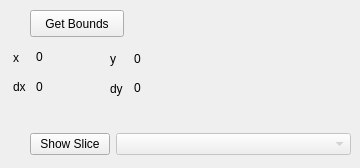
       <widget class="QWidget" name="tab_9">
        <attribute name="title">
         <string>ROI</string>
        </attribute>
        <widget class="QPushButton" name="getBounds_pushButton">
         <property name="geometry">
          <rect>
           <x>30</x>
           <y>10</y>
           <width>94</width>
           <height>27</height>
          </rect>
         </property>
         <property name="sizePolicy">
          <sizepolicy hsizetype="Fixed" vsizetype="Fixed">
           <horstretch>0</horstretch>
           <verstretch>0</verstretch>
          </sizepolicy>
         </property>
         <property name="text">
          <string>Get Bounds</string>
         </property>
        </widget>
        <widget class="QLabel" name="label_2">
         <property name="geometry">
          <rect>
           <x>13</x>
           <y>49</y>
           <width>16</width>
           <height>17</height>
          </rect>
         </property>
         <property name="sizePolicy">
          <sizepolicy hsizetype="Fixed" vsizetype="Fixed">
           <horstretch>0</horstretch>
           <verstretch>0</verstretch>
          </sizepolicy>
         </property>
         <property name="text">
          <string>x</string>
         </property>
        </widget>
        <widget class="QLabel" name="label_3">
         <property name="geometry">
          <rect>
           <x>13</x>
           <y>78</y>
           <width>17</width>
           <height>17</height>
          </rect>
         </property>
         <property name="sizePolicy">
          <sizepolicy hsizetype="Fixed" vsizetype="Fixed">
           <horstretch>0</horstretch>
           <verstretch>0</verstretch>
          </sizepolicy>
         </property>
         <property name="text">
          <string>dx</string>
         </property>
        </widget>
        <widget class="QLabel" name="xstart">
         <property name="geometry">
          <rect>
           <x>36</x>
           <y>49</y>
           <width>71</width>
           <height>16</height>
          </rect>
         </property>
         <property name="sizePolicy">
          <sizepolicy hsizetype="Expanding" vsizetype="Expanding">
           <horstretch>0</horstretch>
           <verstretch>0</verstretch>
          </sizepolicy>
         </property>
         <property name="text">
          <string>0</string>
         </property>
        </widget>
        <widget class="QLabel" name="xdelta">
         <property name="geometry">
          <rect>
           <x>36</x>
           <y>78</y>
           <width>71</width>
           <height>17</height>
          </rect>
         </property>
         <property name="sizePolicy">
          <sizepolicy hsizetype="Expanding" vsizetype="Expanding">
           <horstretch>0</horstretch>
           <verstretch>0</verstretch>
          </sizepolicy>
         </property>
         <property name="text">
          <string>0</string>
         </property>
        </widget>
        <widget class="QLabel" name="label_4">
         <property name="geometry">
          <rect>
           <x>110</x>
           <y>50</y>
           <width>16</width>
           <height>17</height>
          </rect>
         </property>
         <property name="sizePolicy">
          <sizepolicy hsizetype="Fixed" vsizetype="Fixed">
           <horstretch>0</horstretch>
           <verstretch>0</verstretch>
          </sizepolicy>
         </property>
         <property name="text">
          <string>y</string>
         </property>
        </widget>
        <widget class="QLabel" name="label_5">
         <property name="geometry">
          <rect>
           <x>110</x>
           <y>80</y>
           <width>17</width>
           <height>17</height>
          </rect>
         </property>
         <property name="sizePolicy">
          <sizepolicy hsizetype="Fixed" vsizetype="Fixed">
           <horstretch>0</horstretch>
           <verstretch>0</verstretch>
          </sizepolicy>
         </property>
         <property name="text">
          <string>dy</string>
         </property>
        </widget>
        <widget class="QLabel" name="ystart">
         <property name="geometry">
          <rect>
           <x>134</x>
           <y>49</y>
           <width>91</width>
           <height>20</height>
          </rect>
         </property>
         <property name="sizePolicy">
          <sizepolicy hsizetype="Expanding" vsizetype="Expanding">
           <horstretch>0</horstretch>
           <verstretch>0</verstretch>
          </sizepolicy>
         </property>
         <property name="text">
          <string>0</string>
         </property>
        </widget>
        <widget class="QLabel" name="ydelta">
         <property name="geometry">
          <rect>
           <x>134</x>
           <y>78</y>
           <width>101</width>
           <height>20</height>
          </rect>
         </property>
         <property name="sizePolicy">
          <sizepolicy hsizetype="Expanding" vsizetype="Expanding">
           <horstretch>0</horstretch>
           <verstretch>0</verstretch>
          </sizepolicy>
         </property>
         <property name="text">
          <string>0</string>
         </property>
        </widget>
        <widget class="QWidget" name="layoutWidget">
         <property name="geometry">
          <rect>
           <x>30</x>
           <y>130</y>
           <width>321</width>
           <height>29</height>
          </rect>
         </property>
         <layout class="QHBoxLayout" name="horizontalLayout">
          <item>
           <widget class="QPushButton" name="ShowSlice">
            <property name="sizePolicy">
             <sizepolicy hsizetype="Fixed" vsizetype="Fixed">
              <horstretch>0</horstretch>
              <verstretch>0</verstretch>
             </sizepolicy>
            </property>
            <property name="text">
             <string>Show Slice</string>
            </property>
           </widget>
          </item>
          <item>
           <widget class="QComboBox" name="SliceType">
            <property name="enabled">
             <bool>false</bool>
            </property>
           </widget>
          </item>
         </layout>
        </widget>
       </widget>
